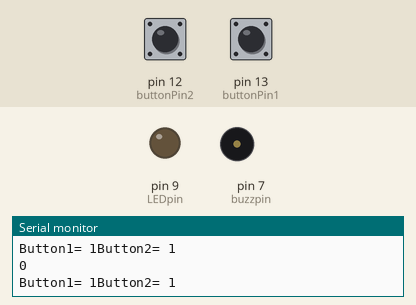
This sketch was run on a simulated Arduino Uno, built with avr-gcc and run on an emulated ATmega328P. Shown: output pins drawn as LEDs (lit = HIGH), buzzer (waves = sounding, pin HIGH), the last lines printed to the serial monitor. Inputs (shaded band) come from the test bench; at power-on: pin 12 (buttonPin2) HIGH, pin 13 (buttonPin1) HIGH.

Above: at 1.2 s.
1.3 s: pin 12 (buttonPin2) pulled LOW for 1 s
At 1.8 s:
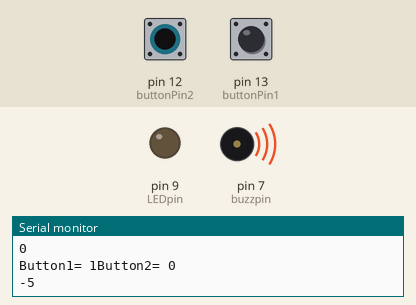
4.0 s: pin 13 (buttonPin1) pulled LOW for 1 s
At 6.2 s:
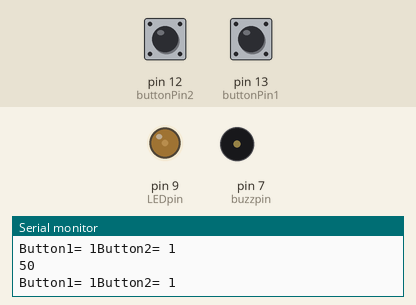
7.0 s: pin 13 (buttonPin1) pulled LOW for 3.2 s
At 11.0 s:
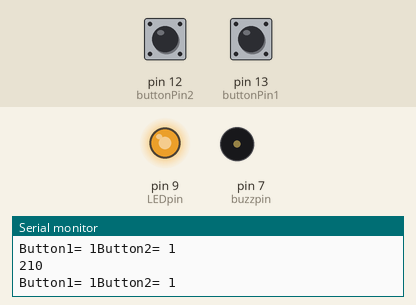
11.7 s: pin 13 (buttonPin1) pulled LOW for 1 s
At 13.1 s:
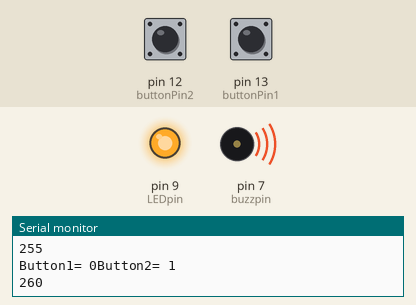
14.7 s: pin 12 (buttonPin2) pulled LOW for 3.2 s
At 16.71 s:
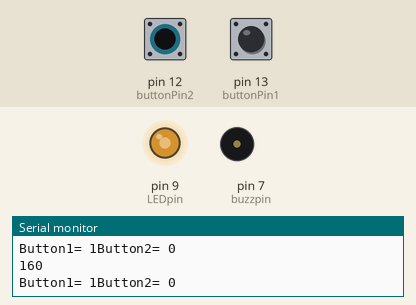
Timing chart, 0 to 19.5 s (numbered marks = the images above; inputs shaded):
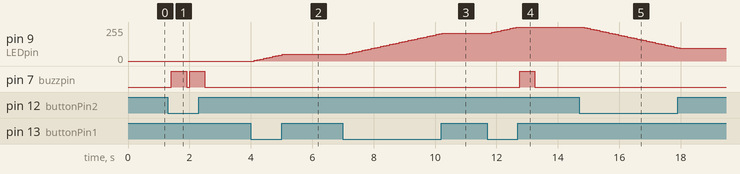

The sketch:

2BUZZER_DIMMABLELIGHT_BUZZER.ino
```cpp
int buttonPin1=13;
int buttonPin2=12;
int buttonVal1;
int buttonVal2;
int LEDbright=0;
int LEDpin=9;
int buzzpin=7;
int dt1=100;
int dt2=500;


void setup() {
// to test wether the button are working
  pinMode(buttonPin1, INPUT);
  pinMode(buttonPin2, INPUT);
//
  pinMode(LEDpin, OUTPUT);
  pinMode(buzzpin, OUTPUT);
  Serial.begin(9600);

}

void loop() {
  // to test wether the button are working
  buttonVal1=digitalRead(buttonPin1);
  buttonVal2=digitalRead(buttonPin2);
  Serial.print("Button1= ");
  Serial.print(buttonVal1);
  Serial.print("Button2= ");
  Serial.println(buttonVal2);
  delay(dt1);
  //
if (buttonVal1==0){
  LEDbright=LEDbright+5;
}
if (buttonVal2==0){
  LEDbright=LEDbright-5;
}
// To see the current in the LED
Serial.println(LEDbright);
//
if (LEDbright>255){
  LEDbright=255;
  digitalWrite(buzzpin, HIGH);
  delay(dt2);
  digitalWrite(buzzpin, LOW);
  Serial.println("Buzz HIGH");

}
if (LEDbright<0){
  LEDbright=0;
   digitalWrite(buzzpin, HIGH);
  delay(dt2);
  digitalWrite(buzzpin, LOW);
  Serial.println("Buzz LOW");
}
  analogWrite(LEDpin, LEDbright);


}
```

Measured:
- after the input at 1.3 s, pin 7 (buzzpin): alternates HIGH for 0.50 s and LOW for 0.10 s, 4 changes in all, then stays LOW, starting after 0.11 s
- after the input at 4.0 s, pin 9 (LEDpin): moves from 0/255 to 50/255 over 0.90 s, starting after 0.11 s
- after the input at 7.0 s, pin 9 (LEDpin): moves from 50/255 to 210/255 over 3.1 s, starting after 0.13 s
- after the input at 11.7 s, pin 9 (LEDpin): moves from 210/255 to 255/255 over 0.80 s, starting after 0.15 s; pin 7 (buzzpin): LOW → HIGH after 1.1 s, → LOW 0.50 s later
- after the input at 14.7 s, pin 9 (LEDpin): moves from 255/255 to 95/255 over 3.1 s, starting after 0.16 s
